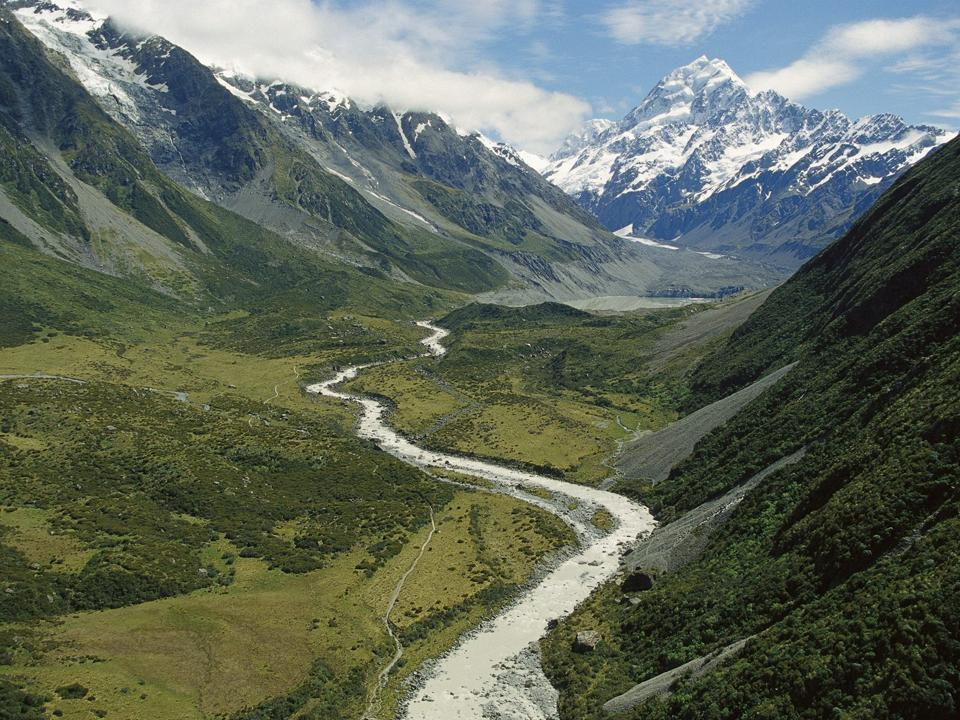
#> input picture Extract Visual Features/utils/Functions and spatial layout/docker/images/mountains.jpg, 960 x 720 px
$ python -i fourier_qips.py   (imports and definitions only)
#> lines starting #> are read from the running program, lines starting #| are printed output that depends on the picture
import numpy as np
from skimage import color
import PIL
import statsmodels.api as sm

################################ Redies Group - OSF #################################


def calc_bin(val, binsize, x_min, x_max):
    x_max = x_max+1
    x_min = x_min+1

    bin_num = np.ceil((x_max - x_min) / binsize).astype(int)
    bin_log_size = (np.log10(x_max) - np.log10(x_min)) / bin_num
    bin_mean_bar = np.zeros((2, bin_num))
    bin_x_val = np.zeros(bin_num)

    for i in range(bin_num):
        i+=1
        # interval
        a_x = np.log10(x_min) + (i - 1) * bin_log_size
        b_x = np.log10(x_min) + i * bin_log_size

        # interval, abgerundet
        from_val = np.floor(10 ** a_x).astype(int)
        to_val = np.floor(10 ** b_x).astype(int)

        if to_val > len(val):
            to_val = len(val)
        # mean
        i-=1
        bin_mean_bar[0, i] = np.mean(np.arange(from_val, to_val + 1))  # x-val
        bin_mean_bar[1, i] = np.mean(val[np.arange(from_val-1, to_val)])  # y-val
        bin_x_val[i] = from_val

    return bin_mean_bar, bin_x_val


def var_eigen(log_m, log_n, log_x, log_y):
    fit = log_m * log_x + log_n
    diff = fit - log_y
    return np.var(diff)


def rotavg(array):
    N = array.shape[0]
    X, Y = np.meshgrid(np.arange(-N//2, N//2), np.arange(-N//2, N//2))
    theta, rho = np.arctan2(Y, X), np.sqrt(X**2 + Y**2)
    rho = np.round(rho).astype(int)
    I = np.zeros((N//2+1, 9))
    f = np.zeros((N//2+1, 9))
    a = np.arange(0, np.pi + np.pi/8, np.pi/8)

    for i in range(rho.shape[0]):
        for j in range(rho.shape[1]):
            rh = rho[i, j]
            value = array[i, j]

            if rh <= N/2:
                I[rh, 8] += 1
                if I[rh, 8] == 1:
                    f[rh, 8] = value
                    #print(value)
                else:
                    f[rh, 8] = f[rh, 8] + (value - f[rh, 8]) / I[rh, 8]

            for k in range(8):
                if a[k] <= theta[i, j] < a[k+1]:
                    if rh <= N/2:
                        I[rh, k] += 1
                        if I[rh, k] == 1:
                            f[rh, k] = value
                        else:
                            f[rh, k] = f[rh, k] + (value - f[rh, k]) / I[rh, k]
                    break
    return f


def padding_and_resizing_to_square_1024_pixel(img):

    mean = np.round(np.mean(img)).astype(np.uint8) # mean gray value for padding

    ### resize longer side to 1024 pixels, maintain aspect ratio
    img = PIL.Image.fromarray(img)
    if img.size[0] >= img.size[1]:
        a = 1024 / float(img.size[0])
        img = img.resize((int(img.size[0]*a),int(img.size[1]*a)), PIL.Image.Resampling.LANCZOS)
    else:
        a = 1024 / float(img.size[1])
        img = img.resize((int(img.size[0]*a),int(img.size[1]*a)), PIL.Image.Resampling.LANCZOS)

    ### padding with mean gray value
    img = np.asarray(img)
    h,w = img.shape
    w_c = int(w/2)
    h_c = int(h/2)
    if h > w:
        img_pad = np.full([h,h], mean)
        if w%2 == 1: # uneven width
            img_pad[ :  ,  h_c - w_c : h_c + w_c +1  ] = img
        else:
            img_pad[ :  ,  h_c - w_c : h_c + w_c  ] = img
        img = img_pad
    elif h < w:
        img_pad = np.full([w,w], mean)
        if h%2 == 1: # uneven height
            img_pad[w_c - h_c : w_c + h_c +1  , :  ] = img
        else:
            img_pad[w_c - h_c : w_c + h_c  , :  ] = img
        img = img_pad

    return img

# [54 lines left out: function rotavg_fast, not called in this run]

def fourier_redies(img_gray, bin_size=2, cycles_min=10, cycles_max=256):
    '''
    Calculates the 'Fourier Slope **Redies** and the Fourier Sigma' QIPs

    Input: 8 bit grayscale image in Pillow format
    Output: Fourier Slope **Redies** and the Fourier Sigma

    Usage:
    Import Image from PIL

    img_gray = np.asarray(Image.open( path_to_image_file ).convert('L'))
    fourier_redies(img_gray)
    '''


    ### center crop image
    img_gray_resized = padding_and_resizing_to_square_1024_pixel(img_gray)

    power = np.fft.fftshift(np.fft.fft2(img_gray_resized.astype(float)))
    A = rotavg(np.abs(power)**2)
    A = A[:,8].copy()

    ### limit max frequency for small images
    if cycles_max > len(A):
        cycles_max = len(A)

    rang = np.arange(cycles_min, cycles_max + 1) - 1

    x_min = rang[0]
    x_max = rang[-1]

    using_range = A[rang]
    log_rang = np.log10(rang+1)
    log_using_range = np.log10(using_range)


    bin_mean_bar, bin_x_val = calc_bin(A, bin_size, x_min, x_max)

    param = np.linalg.lstsq(np.vstack([np.ones(len(bin_mean_bar[1])), np.log10(bin_mean_bar[0])]).T, np.log10(bin_mean_bar[1]), rcond=None)[0]

    log_m_bin = param[1]
    log_n_bin = param[0]

    SIGMA = var_eigen(log_m_bin, log_n_bin, log_rang, log_using_range)
    SLOPE = log_m_bin

    return SIGMA, SLOPE


# [47 lines left out: function fourier_redies_vectorized, not called in this run]

################################ Zoey Isherwoods & Branka Spehar #################################


'''
  Translation to Python 3 from Zoey Isherwoods Matlab Code on GitHub:
  https://github.com/zoeyisherwood/pp-spatiotemp

  Isherwood, Z. J., Clifford, C. W. G., Schira, M. M., Roberts, M. M. & Spehar, B. (2021)
  Nice and slow: Measuring sensitivity and visual preference toward naturalistic stimuli
  varying in their amplitude spectra in space and time. Vision Research 181, 47-60,
  doi:10.1016/j.visres.2021.01.001.

  rot_avg.m function by Bruno Olshausen

  Before fitting the data, outliers are removed in the linear fit (not the log-log fit) if Cook's distance > n/4.
  This basically removes the low frequencies for most images.

'''


# [176 lines left out: functions rot_avg, CooksDistance_SM, fourier_slope_branka_Spehar_Isherwood, rotavg_mather, center_crop_mather, fourier_slope_mather, not called in this run]

>>> import cv2
>>> picture = cv2.imread('../Functions and spatial layout/docker/images/mountains.jpg', cv2.IMREAD_GRAYSCALE)
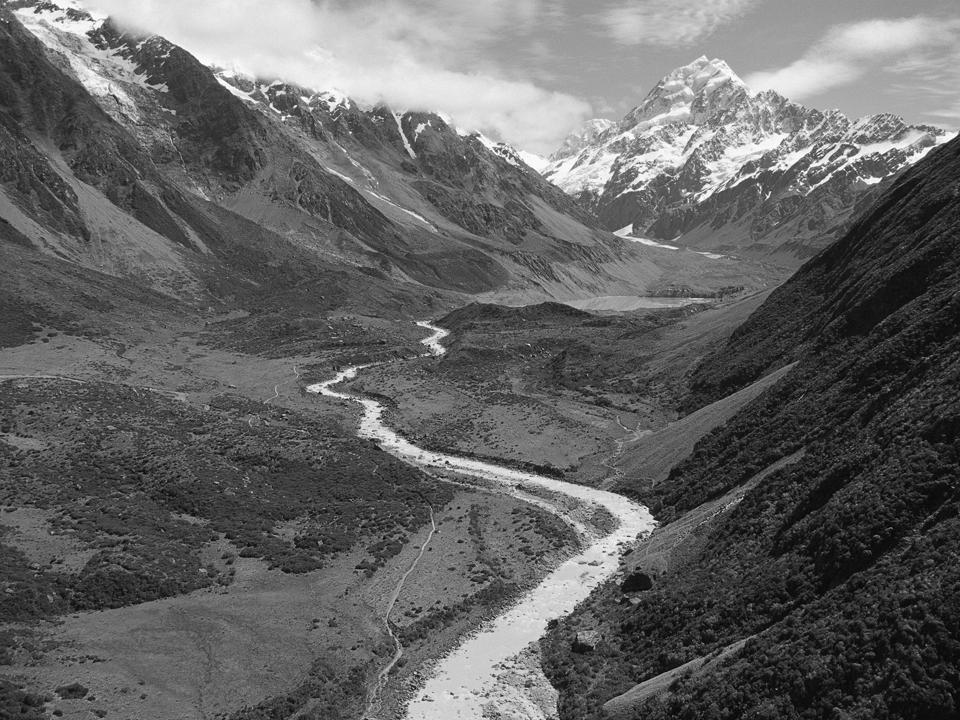
#> picture: shape (720, 960); min 0, max 255, mean 99.9
>>> result = fourier_redies(picture)
#> in padding_and_resizing_to_square_1024_pixel, `mean = np.round(np.mean(img)).astype(np.uint8)`: mean = 100
#> in padding_and_resizing_to_square_1024_pixel, `img_pad = np.full([w,w], mean)`: img_pad: shape (1024, 1024); every value is 100
#> in padding_and_resizing_to_square_1024_pixel, `img_pad[w_c - h_c : w_c + h_c  , :  ] = img`:
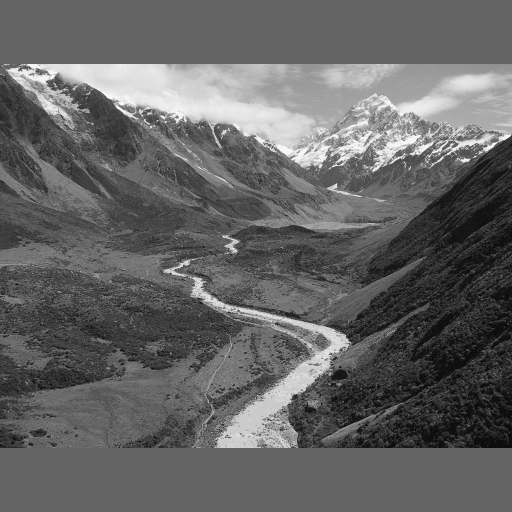
#> img_pad: shape (1024, 1024) (shown at 1/2 size); min 0, max 255, mean 100
#> in rotavg, `theta, rho = np.arctan2(Y, X), np.sqrt(X**2 + Y**2)`:
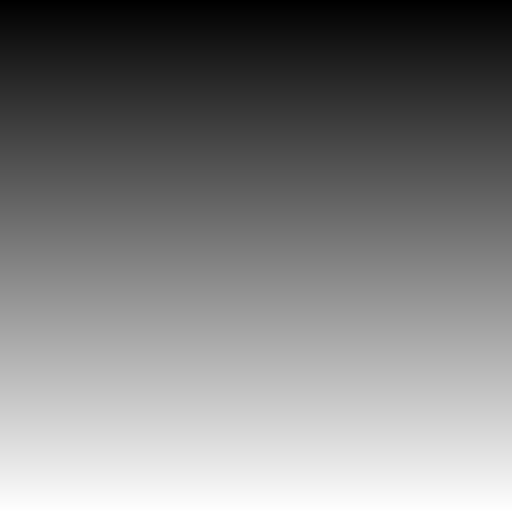
#> Y: shape (1024, 1024) int64 (shown at 1/2 size); min -512, max 511, mean -0.5; drawn with min black and max white
#> in fourier_redies, `A = A[:,8].copy()`: A = 513 values, max 1.1e+16 at index 0, min 17999627.6 at index 512, mean 2.17e+13
#> in fourier_redies, `using_range = A[rang]`: using_range = 247 values, max 6.91e+11 at index 0, min 379828784.3 at index 241, mean 1.79e+10
#> in fourier_redies, `log_using_range = np.log10(using_range)`: log_using_range = 247 values, max 11.84 at index 0, min 8.58 at index 241, mean 9.34
#> after the loop in calc_bin, `for i in range(bin_num):`: bin_x_val = 123 values from 10 to 249
#> in fourier_redies, `param = np.linalg.lstsq(np.vstack([np.ones(len(bin_mean_bar[1])), np.l..`: param = [14.01, -2.31]
#> in fourier_redies, `log_m_bin = param[1]`: log_m_bin = -2.31
#> in fourier_redies, `log_n_bin = param[0]`: log_n_bin = 14.01
#> in var_eigen, `fit = log_m * log_x + log_n`: fit = 247 values, max 11.7 at index 0, min 8.44 at index 246, mean 9.31
#> in var_eigen, `diff = fit - log_y`: diff = 247 values, max 0.151 at index 11, min -0.17 at index 237, mean -0.0234
#> in fourier_redies, `SIGMA = var_eigen(log_m_bin, log_n_bin, log_rang, log_using_range)`: SIGMA = 0.0068
#> in fourier_redies, `SLOPE = log_m_bin`: SLOPE = -2.31
#> result = (0.0068, -2.31)
